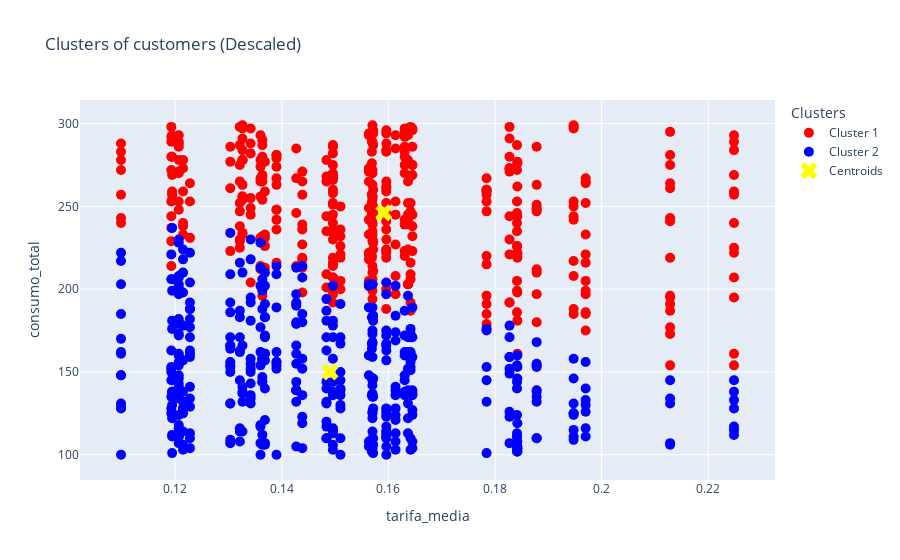

The code cell stored with this chart in its notebook:
### Code cell
# Normalizar las variables
scaler = StandardScaler()
X_scaled = scaler.fit_transform(X)

# Aplicar KMeans con el número óptimo de clústeres (4)
kmeansmodel = KMeans(n_clusters=2, init='k-means++', random_state=0)
y_kmeans = kmeansmodel.fit_predict(X_scaled)

# Revertir el escalado de los datos
X_reverted = scaler.inverse_transform(X_scaled)
centroids_reverted = scaler.inverse_transform(kmeansmodel.cluster_centers_)

# Definir colores y etiquetas para los clusters
colors = ['red', 'blue']
labels = ['Cluster 1', 'Cluster 2']

# Crear trazas para cada cluster con los datos desescalados
fig_clusters = go.Figure()

for i in range(2):
    fig_clusters.add_trace(go.Scatter(
        x=X_reverted[y_kmeans == i, 2],  # 'tarifa_media'
        y=X_reverted[y_kmeans == i, 0],  # 'consumo_total'
        mode='markers',
        marker=dict(size=10, color=colors[i]),
        name=labels[i]
    ))

# Agregar los centroides desescalados
fig_clusters.add_trace(go.Scatter(
    x=centroids_reverted[:, 2],  # 'tarifa_media'
    y=centroids_reverted[:, 0],  # 'consumo_total'
    mode='markers',
    marker=dict(size=15, color='yellow', symbol='x'),
    name='Centroids'
))

# Configurar el layout
fig_clusters.update_layout(
    title='Clusters of customers (Descaled)',
    xaxis_title='tarifa_media',
    yaxis_title='consumo_total',
    legend_title='Clusters'
)

fig_clusters.show()

### Figure 1 — Plotly figure (JSON) as saved in the notebook; plotly's stock layout.template omitted (floating-point values rounded to 4 significant figures; data arrays with more than 128 entries replaced by an {"elided": "..."} marker saying what was removed)
{"data": [{"marker": {"color": "red", "size": 10}, "mode": "markers", "name": "Cluster 1", "type": "scatter", "x": {"elided": "403 float values"}, "y": {"elided": "403 float values"}}, {"marker": {"color": "blue", "size": 10}, "mode": "markers", "name": "Cluster 2", "type": "scatter", "x": {"elided": "437 float values"}, "y": {"elided": "437 float values"}}, {"marker": {"color": "yellow", "size": 15, "symbol": "x"}, "mode": "markers", "name": "Centroids", "type": "scatter", "x": [0.1591, 0.1491], "y": [246.1, 150.0]}], "layout": {"legend": {"title": {"text": "Clusters"}}, "title": {"text": "Clusters of customers (Descaled)"}, "xaxis": {"title": {"text": "tarifa_media"}}, "yaxis": {"title": {"text": "consumo_total"}}}}
